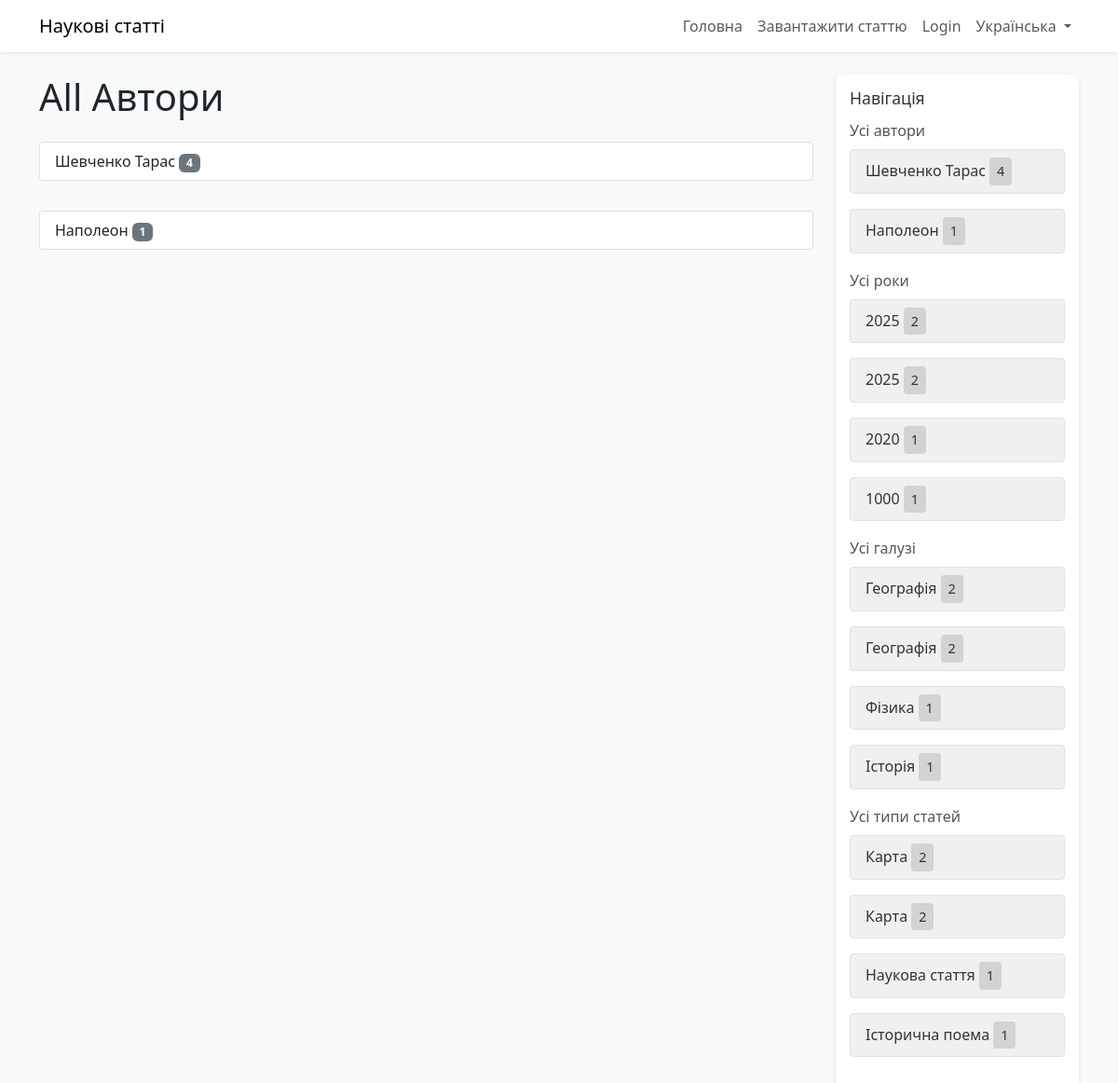
The page /uk/tag/author/ on the database as committed earlier.
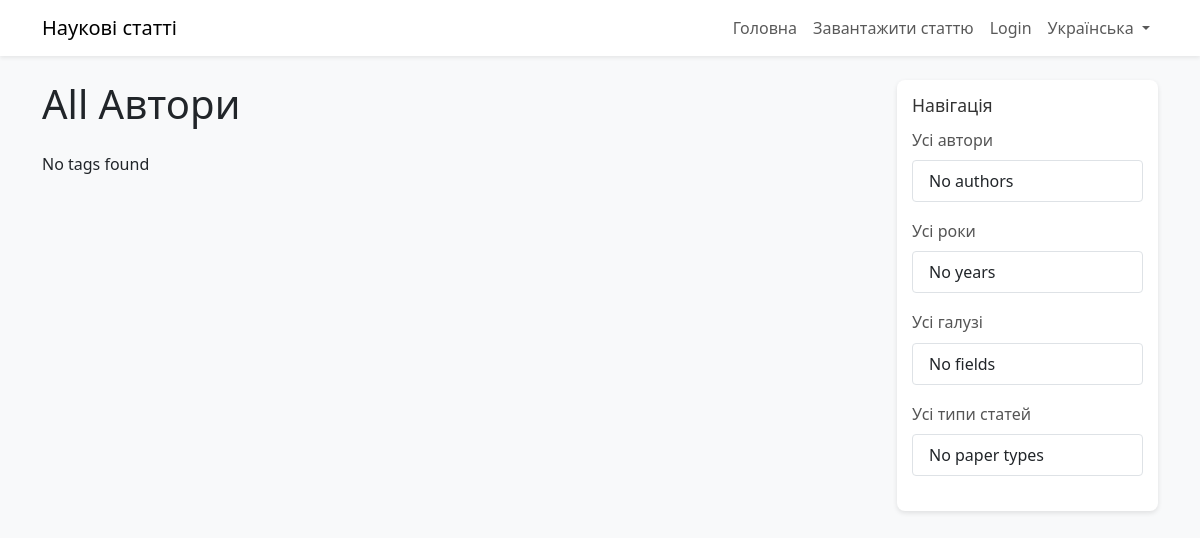
The same page on the database as committed later.
### papers/models.py (models this page shows, shortened)
class Tag(models.Model):
    name = models.CharField(max_length=100)
    category = models.CharField(max_length=50)
    STATUS_CHOICES = (
        ('pending', 'Pending'),
        ('approved', 'Approved'),
        ('rejected', 'Rejected'),
    )
    status = models.CharField(max_length=20, choices=STATUS_CHOICES, default='approved')  # Existing tags are approved

### papers/views.py (the view)
# urls.py: path('tag/<str:category>/', views.tag_list, name='tag_list'),
def tag_list(request, category):
    tags = Tag.objects.filter(category=category, status='approved').annotate(num_papers=Count('papers', filter=Q(papers__status='approved'))).filter(num_papers__gt=0)
    top_tags = {
        'author': Tag.objects.filter(category='author', status='approved')
                            .annotate(num_papers=Count('papers', filter=Q(papers__status='approved')))
                            .filter(num_papers__gt=0)
                            .order_by('-num_papers')[:5],
        'field': Tag.objects.filter(category='field', status='approved')
                           .annotate(num_papers=Count('papers', filter=Q(papers__status='approved')))
                           .filter(num_papers__gt=0)
                           .order_by('-num_papers')[:5],
        'paper_type': Tag.objects.filter(category='paper_type', status='approved')
                                .annotate(num_papers=Count('papers', filter=Q(papers__status='approved')))
                                .filter(num_papers__gt=0)
                                .order_by('-num_papers')[:5],
        'year': Tag.objects.filter(category='year', status='approved')
                          .annotate(num_papers=Count('papers', filter=Q(papers__status='approved')))
                          .filter(num_papers__gt=0)
                          .order_by('-num_papers')[:5],
    }
    return render(request, 'papers/tag_list.html', {'tags': tags, 'category': category, 'top_tags': top_tags})

### papers/templates/papers/tag_list.html (shortened to what the changed rows need)
<!DOCTYPE html>
{% load i18n static %}
{% get_current_language as LANGUAGE_CODE %}
<html lang="{{ LANGUAGE_CODE }}">
<head>
    <link href="https://cdn.jsdelivr.net/npm/bootstrap@5.3.0/dist/css/bootstrap.min.css" rel="stylesheet">
    <link href="https://cdn.jsdelivr.net/npm/select2@4.1.0-rc.0/dist/css/select2.min.css" rel="stylesheet">
    <link rel="stylesheet" href="{% static 'papers/css/styles.css' %}">
</head>
<body class="bg-light">
    <div class="container mt-4">
        <div class="row">
            <div class="col-lg-9">
                <h1 class="mb-4">
                    {% trans "All" %}
                    {% if category == 'author' %}{% trans "Authors" %}{% endif %}
                </h1>
                <div class="list-group">
                    {% for tag in tags %}
                    <a href="{% url 'search_results' %}?{% if category == 'author' %}tags_author{% elif category == 'year' %}tags_year{% elif category == 'field' %}tags_field{% elif category == 'paper_type' %}tags_paper_type{% endif %}={{ tag.id }}" class="list-group-item list-group-item-action mb-3" style="border: 1px solid #dee2e6 !important;">
                        {{ tag.name }} <span class="badge bg-secondary">{{ tag.num_papers|default:"0" }}</span>
                    </a>
                    {% empty %}
                    <p>{% trans "No tags found" %}</p>
                    {% endfor %}
                </div>
            </div>
            <div class="col-lg-3">
                <div class="sidebar">
                    <div class="nav-section">
                        <div class="list-group">
                            {% for tag in top_tags.author %}
                            <a href="{% url 'search_results' %}?tags_author={{ tag.id }}" class="list-group-item list-group-item-action tag-box">
                                {{ tag.name }} <span class="counter-box">{{ tag.num_papers|default:"0" }}</span>
                            </a>
                            {% empty %}
                            <div class="list-group-item">{% trans "No authors" %}</div>
                            {% endfor %}
                        </div>
                    </div>
                    <div class="nav-section">
                        <div class="list-group">
                            {% for tag in top_tags.year %}
                            <a href="{% url 'search_results' %}?tags_year={{ tag.id }}" class="list-group-item list-group-item-action tag-box">
                                {{ tag.name }} <span class="counter-box">{{ tag.num_papers|default:"0" }}</span>
                            </a>
                            {% empty %}
                            <div class="list-group-item">{% trans "No years" %}</div>
                            {% endfor %}
                        </div>
                    </div>
                    <div class="nav-section">
                        <div class="list-group">
                            {% for tag in top_tags.field %}
                            <a href="{% url 'search_results' %}?tags_field={{ tag.id }}" class="list-group-item list-group-item-action tag-box">
                                {{ tag.name }} <span class="counter-box">{{ tag.num_papers|default:"0" }}</span>
                            </a>
                            {% empty %}
                            <div class="list-group-item">{% trans "No fields" %}</div>
                            {% endfor %}
                        </div>
                    </div>
                    <div class="nav-section">
                        <div class="list-group">
                            {% for tag in top_tags.paper_type %}
                            <a href="{% url 'search_results' %}?tags_paper_type={{ tag.id }}" class="list-group-item list-group-item-action tag-box">
                                {{ tag.name }} <span class="counter-box">{{ tag.num_papers|default:"0" }}</span>
                            </a>
                            {% empty %}
                            <div class="list-group-item">{% trans "No paper types" %}</div>
                            {% endfor %}
                        </div>
                    </div>
                </div>
            </div>
        </div>
    </div>
</body>
</html>

Rows that differ between the two databases and show on the page:
removed Tag: name "Шевченко Тарас", num_papers "4"
removed Tag: name "Наполеон", num_papers "1"
removed Tag: name "2025", num_papers "2", shown under "Усі роки"
removed Tag: name "2025", num_papers "2", shown under "Усі роки"
removed Tag: name "2020", num_papers "1", shown under "Усі роки"
removed Tag: name "1000", num_papers "1", shown under "Усі роки"
removed Tag: name "Географія", num_papers "2", shown under "Усі галузі"
removed Tag: name "Географія", num_papers "2", shown under "Усі галузі"
removed Tag: name "Фізика", num_papers "1", shown under "Усі галузі"
removed Tag: name "Історія", num_papers "1", shown under "Усі галузі"
removed Tag: name "Карта", num_papers "2", shown under "Усі типи статей"
removed Tag: name "Карта", num_papers "2", shown under "Усі типи статей"
removed Tag: name "Наукова стаття", num_papers "1", shown under "Усі типи статей"
removed Tag: name "Історична поема", num_papers "1", shown under "Усі типи статей"
Other text that changed with them:
text now shown: "No tags found No authors No years No fields No paper types"
